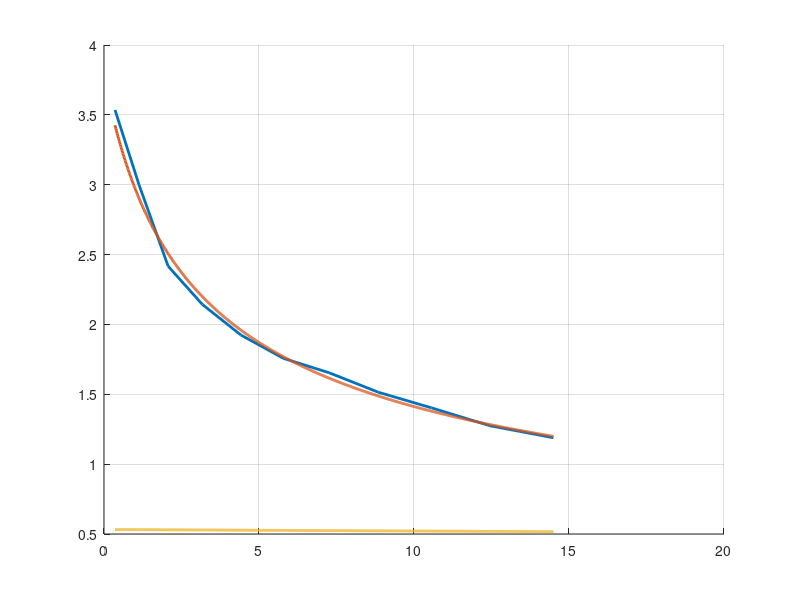

The MATLAB source for this figure:
clear;
clc;
grid on;
close all;
format longg;

ball_track_circumference = 0.8 * pi; %to be computed accurately.
wheel_rotor_circumference = 0.6 * pi;
cutoff_speed = 1.10; %to be measured accurately. (maybe tune it and optimize it)

%Raw input from the sensors. They share the same origin.
balls_lp = [2871 3582 4420 5460 6633 7939 9369 10888 12547 14339 16311 18425]*0.001;
wheel_lp = [2632 6213 9812 13461 17114]*0.001;

%new_origin = max(balls_lp(1), wheel_lp(1)); % 2.871 seconds
new_origin = balls_lp(1);
%here we don't care that the balls and the wheels were turning before.

%we subtract everything to have the same lap times (first differences).
balls_lp = balls_lp - new_origin;
wheel_lp = wheel_lp - new_origin;

balls_lp_diff = diff(balls_lp);
wheel_lp_diff = diff(wheel_lp);

%%%
% We map <i,lp> where i is the index of the revolution.
% For example, (i=2,lp=3) means that the second revolution is done in 3sec.
% mod_lp: Linear Regression Model
% We know that the revolutions are linear with the number of revolutions.
%%%
mod_lp_ball = polyfit(1:length(balls_lp_diff), balls_lp_diff, 1);

a_b = mod_lp_ball(1); %slope of the ball model
b_b = mod_lp_ball(2); %intercept

mod_lp_wheel = polyfit(1:length(wheel_lp_diff), wheel_lp_diff, 1);

a_w = mod_lp_wheel(1); %slope of the wheel model
b_w = mod_lp_wheel(2); %intercept

balls_time_idx = [0 cumsum(balls_lp_diff)];

%First method to compute the speed curve. Philippe's method
x_1 = (balls_time_idx(1:end-1)+balls_time_idx(2:end))/2;
speeds_1 = ball_track_circumference./balls_lp_diff;

%Second method to compute the speed curve. Isabelle's method
speed_function = @(x) 2*ball_track_circumference/sqrt(8*a_b*(x-b_b)+(2*b_b+a_b)^2); %add b here.
speed_function_shifted_b = @(x) 2*ball_track_circumference/sqrt(8*a_b*x+(2*b_b+a_b)^2); %no need to add b.
speed_function_wheel_rotor = @(x) 2*wheel_rotor_circumference/sqrt(8*a_w*(x-b_w)+(2*b_w+a_w)^2); %add b here.

x_2 = linspace(x_1(1), x_1(end), 1000); % generate a grid of 1000 points.
speeds_2 = [];
speeds_rotor = []
for i = x_2
    speeds_2(end+1) = speed_function_shifted_b(i);
    speeds_rotor(end+1) = speed_function_wheel_rotor(i);
end

hold on;
plot(x_1, speeds_1, 'LineWidth', 2);
plot(x_2, speeds_2, 'LineWidth', 2);
plot(x_2, speeds_rotor, 'LineWidth', 2);
hold off;

%First revolution.
integral(speed_function, b_b, balls_lp_diff(1)+b_b, 'ArrayValued', true)

%Not very useful here but can speed up the computations.
primitive_speed_function = @(x) ball_track_circumference*0.5/a_b*(sqrt((a_b+2*b_b)^2-4*a_b*(2*b_b-2*x))-(a_b+2*b_b));

%Quick check if both quantities are equal.
integral(speed_function, 1, pi,'ArrayValued',true)
primitive_speed_function(pi)-primitive_speed_function(1)

inv_speed_function = @(x) (4*ball_track_circumference^2-x^2*(2*b_b+a_b)^2)/(8*a_b*x^2)+b_b;

%Quick check if both quantities are equal.
inv_speed_function(speed_function(3))
inv_speed_function(speed_function(pi))

%Lets make a prediction now.?
time_cutoff = inv_speed_function(cutoff_speed);
time_left = time_cutoff - balls_lp(end); % +origin -origin
ref_time_for_prediction = balls_lp(end);
rem_dist = integral(speed_function_wheel_rotor, ref_time_for_prediction, ref_time_for_prediction+time_left, 'ArrayValued', true);

%Lets compute the angle now.
revolutions_left_float = rem_dist/wheel_rotor_circumference;
angle = (revolutions_left_float-floor(revolutions_left_float))*360; %in degrees.

disp(angle);

%Now we add 18 numbers and we consider that the phase was 0 at
%ref_time_for_prediction.
angle = mod(angle + 18/37*360, 360);

disp(angle);

%Once we have the angle, we compute the phase(number on the wheel) between
%the wheel and the mark at we add this angle to this phase to find the
%corresponding number. After that we had 18 pockets more because it takes
%time for the ball to stop. We don't do it here but it has been done in Java.